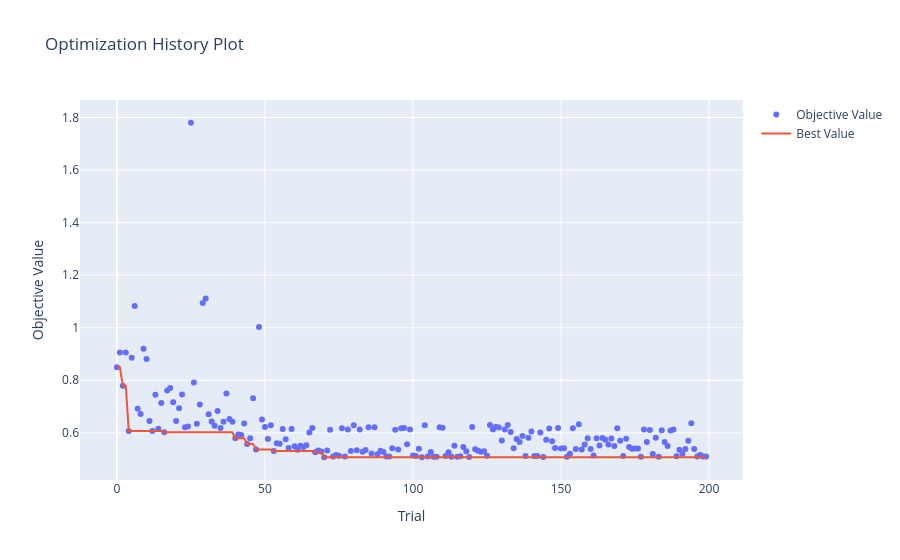
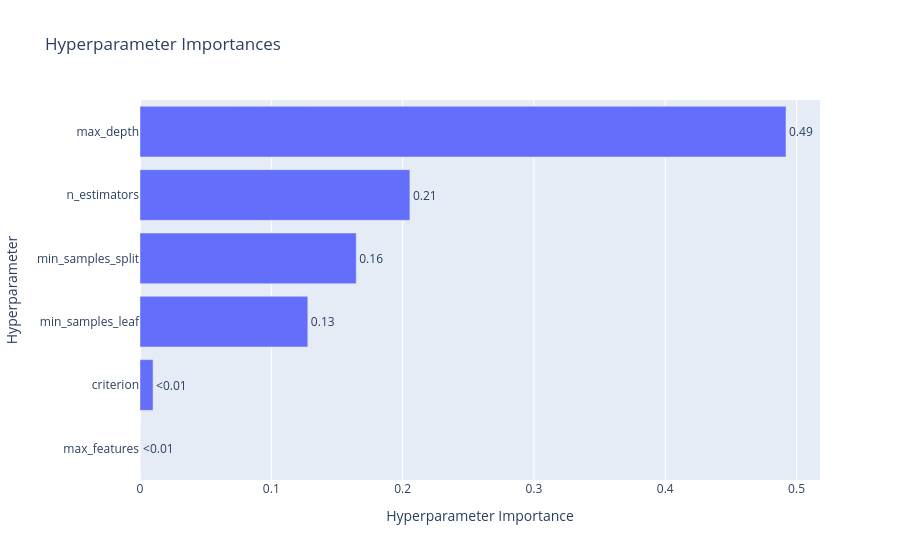
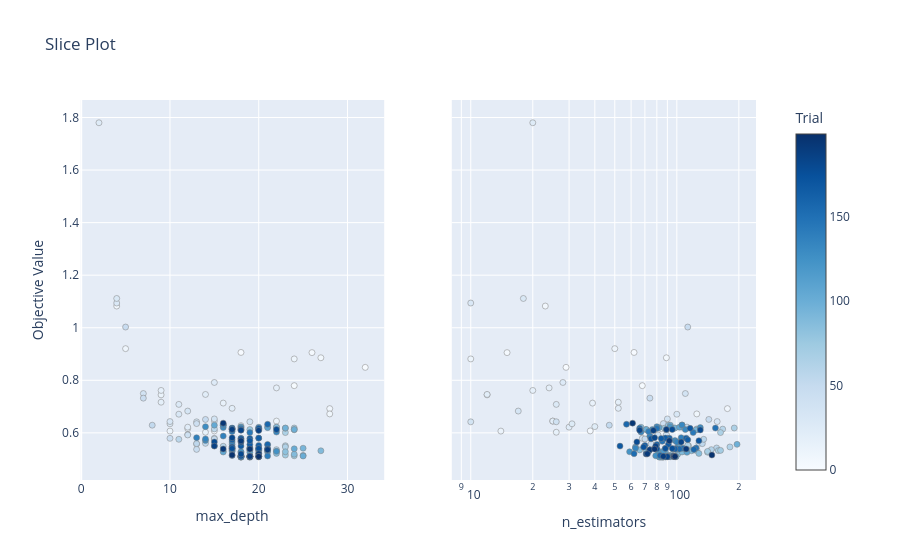
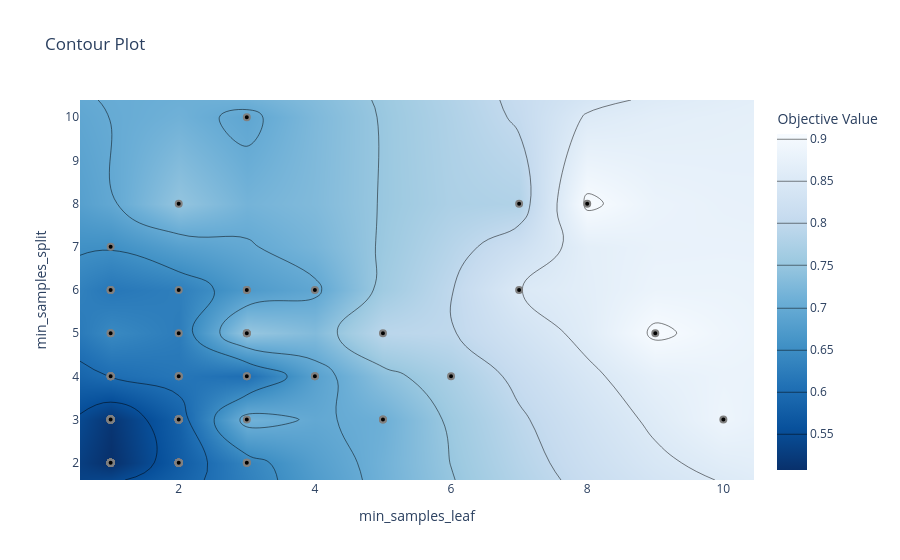

The notebook cell saved with these charts, in order:
### Code cell
# Import optuna.visualization
import optuna.visualization as vis

# Plot optimization history
vis.plot_optimization_history(study)

# Plot parameter importance
vis.plot_param_importances(study)

# Plot slice plot
vis.plot_slice(study, params=["n_estimators", "max_depth"])

# Plot contour plot
vis.plot_contour(study, params=["min_samples_split", "min_samples_leaf"])

# Plot parallel_coordinate
vis.plot_parallel_coordinate(study)

### Figure 1 — Plotly figure (JSON) as saved in the notebook; plotly's stock layout.template omitted (floating-point values rounded to 4 significant figures; data arrays with more than 128 entries replaced by an {"elided": "..."} marker saying what was removed)
{"data": [{"mode": "markers", "name": "Objective Value", "type": "scatter", "x": {"elided": "200 int values"}, "y": {"elided": "200 float values"}}, {"mode": "lines", "name": "Best Value", "type": "scatter", "x": {"elided": "200 int values"}, "y": {"elided": "200 float values"}}, {"marker": {"color": "#cccccc"}, "mode": "markers", "name": "Infeasible Trial", "showlegend": false, "type": "scatter", "x": [], "y": []}], "layout": {"title": {"text": "Optimization History Plot"}, "xaxis": {"title": {"text": "Trial"}}, "yaxis": {"title": {"text": "Objective Value"}}}}

### Figure 2 — Plotly figure (JSON) as saved in the notebook; plotly's stock layout.template omitted (floating-point values rounded to 4 significant figures)
{"data": [{"cliponaxis": false, "hovertemplate": ["max_features (CategoricalDistribution): 8.569637303358566e-06<extra></extra>", "criterion (CategoricalDistribution): 0.009942902631951387<extra></extra>", "min_samples_leaf (IntDistribution): 0.1278123429098337<extra></extra>", "min_samples_split (IntDistribution): 0.16469866644011105<extra></extra>", "n_estimators (IntDistribution): 0.2055590214328009<extra></extra>", "max_depth (IntDistribution): 0.49197849694799967<extra></extra>"], "name": "Objective Value", "orientation": "h", "text": ["<0.01", "<0.01", "0.13", "0.16", "0.21", "0.49"], "textposition": "outside", "type": "bar", "x": [8.57e-06, 0.009943, 0.1278, 0.1647, 0.2056, 0.492], "y": ["max_features", "criterion", "min_samples_leaf", "min_samples_split", "n_estimators", "max_depth"]}], "layout": {"title": {"text": "Hyperparameter Importances"}, "xaxis": {"title": {"text": "Hyperparameter Importance"}}, "yaxis": {"title": {"text": "Hyperparameter"}}}}

### Figure 3 — Plotly figure (JSON) as saved in the notebook; plotly's stock layout.template omitted (floating-point values rounded to 4 significant figures; data arrays with more than 128 entries replaced by an {"elided": "..."} marker saying what was removed)
{"data": [{"marker": {"color": {"elided": "200 int values"}, "colorbar": {"title": {"text": "Trial"}, "x": 1, "xpad": 40}, "colorscale": [[0, "rgb(247,251,255)"], [0.125, "rgb(222,235,247)"], [0.25, "rgb(198,219,239)"], [0.375, "rgb(158,202,225)"], [0.5, "rgb(107,174,214)"], [0.625, "rgb(66,146,198)"], [0.75, "rgb(33,113,181)"], [0.875, "rgb(8,81,156)"], [1, "rgb(8,48,107)"]], "line": {"color": "Grey", "width": 0.5}, "showscale": true}, "mode": "markers", "name": "Feasible Trial", "showlegend": false, "type": "scatter", "x": {"elided": "200 int values"}, "xaxis": "x", "y": {"elided": "200 float values"}, "yaxis": "y"}, {"marker": {"color": {"elided": "200 int values"}, "colorbar": {"title": {"text": "Trial"}, "x": 1, "xpad": 40}, "colorscale": [[0, "rgb(247,251,255)"], [0.125, "rgb(222,235,247)"], [0.25, "rgb(198,219,239)"], [0.375, "rgb(158,202,225)"], [0.5, "rgb(107,174,214)"], [0.625, "rgb(66,146,198)"], [0.75, "rgb(33,113,181)"], [0.875, "rgb(8,81,156)"], [1, "rgb(8,48,107)"]], "line": {"color": "Grey", "width": 0.5}, "showscale": false}, "mode": "markers", "name": "Feasible Trial", "showlegend": false, "type": "scatter", "x": {"elided": "200 int values"}, "xaxis": "x2", "y": {"elided": "200 float values"}, "yaxis": "y2"}], "layout": {"title": {"text": "Slice Plot"}, "xaxis": {"anchor": "y", "domain": [0, 0.45], "title": {"text": "max_depth"}}, "xaxis2": {"anchor": "y2", "domain": [0.55, 1], "title": {"text": "n_estimators"}, "type": "log"}, "yaxis": {"anchor": "x", "domain": [0, 1], "title": {"text": "Objective Value"}}, "yaxis2": {"anchor": "x2", "domain": [0, 1], "matches": "y", "showticklabels": false}}}

### Figure 4 — Plotly figure (JSON) as saved in the notebook; plotly's stock layout.template omitted (floating-point values rounded to 4 significant figures; data arrays with more than 128 entries replaced by an {"elided": "..."} marker saying what was removed)
{"data": [{"colorbar": {"title": {"text": "Objective Value"}}, "colorscale": [[0, "rgb(247,251,255)"], [0.125, "rgb(222,235,247)"], [0.25, "rgb(198,219,239)"], [0.375, "rgb(158,202,225)"], [0.5, "rgb(107,174,214)"], [0.625, "rgb(66,146,198)"], [0.75, "rgb(33,113,181)"], [0.875, "rgb(8,81,156)"], [1, "rgb(8,48,107)"]], "connectgaps": true, "contours": {"coloring": "heatmap"}, "hoverinfo": "none", "line": {"smoothing": 1.3}, "reversescale": true, "type": "contour", "x": [0.55, 1, 2, 3, 4, 5, 6, 7, 8, 9, 10, 10.45], "y": [1.6, 2, 3, 4, 5, 6, 7, 8, 10, 10.4], "z": [[null, null, null, null, null, null, null, null, null, null, null, null], [null, 0.5071, 0.5741, 0.6353, null, null, null, null, null, null, null, null], [null, 0.5155, 0.5813, 0.7132, null, 0.7083, null, null, null, null, 0.8857, null], [null, 0.6011, 0.6149, 0.6023, 0.6829, null, 0.771, null, null, null, null, null], [null, 0.643, 0.6239, 0.7496, null, 0.7917, null, null, null, 0.9054, null, null], [null, 0.6159, 0.6274, 0.6709, 0.6934, null, null, 0.8493, null, null, null, null], [null, 0.653, null, null, null, null, null, null, null, null, null, null], [null, null, 0.7462, null, null, null, null, 0.7796, 0.906, null, null, null], [null, null, null, 0.6921, null, null, null, null, null, null, null, null], [null, null, null, null, null, null, null, null, null, null, null, null]]}, {"marker": {"color": "black", "line": {"color": "Gray", "width": 2}}, "mode": "markers", "name": "Feasible Trial", "showlegend": false, "type": "scatter", "x": {"elided": "200 int values"}, "y": {"elided": "200 int values"}}, {"marker": {"color": "#cccccc", "line": {"color": "Gray", "width": 2}}, "mode": "markers", "name": "Infeasible Trial", "showlegend": false, "type": "scatter", "x": [], "y": []}], "layout": {"title": {"text": "Contour Plot"}, "xaxis": {"range": [0.55, 10.45], "title": {"text": "min_samples_leaf"}}, "yaxis": {"range": [1.6, 10.4], "title": {"text": "min_samples_split"}}}}
